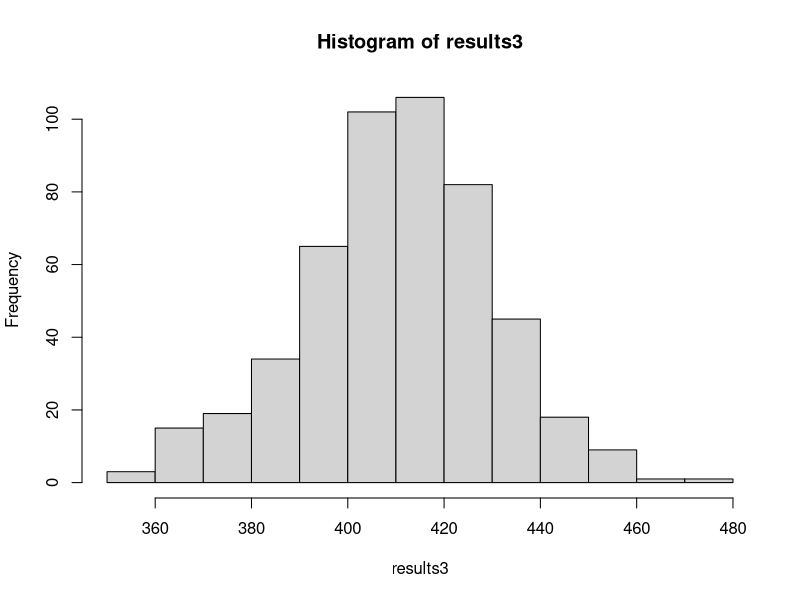

This figure's R source:
## ---- chunk 1
#Distribucion F para averia
t.averia <- function(x=1){
  return((-1/1)*log(runif(x)))
}
#Distribucion G para reparacion
t.repara <- function(x=1){
  return((-1/2)*log(runif(x)))
}
## ---- chunk 2
#Distribucion F para averia
simulacion<- function(n=4, s=3) { #Funcion que realiza una simulacion
  #Se inicializan variables
  t<-0 # Tiempo
  r<-0 # Maquinas dañadas
  tr<-Inf
  #Se crean los tiempos de las averias y se ordenan
  TA<-t.averia(n)
  TA<-sort(TA)
  repeat{
    #Se selecciona el tiempo de la siguiente falla
    tf<-TA[1]
    #Caso 1 - si tiempo de falla menor al de reparacion
    if(tf<tr){
      r<-r+1 #se incrementan reparaciones
      t<-tf #Se actualiza tiempo
      if(r==s+1){
        Tc<-t #El sistema colapsa
        break
      }
      else{
        TA<-sort(c(TA[2:n],(t+t.averia()))) #Se actualizan los tiempos de falla
      }
      if(r==1){
        tr<-t+t.repara() #Si hay una reparacion, se actualiza tiempo de reparacion
      }
    }
    #Caso 2 - Si tiempo de reparacion menor a tiempo de falla
    if(tf>=tr){
      r<-r-1 #se elimina una reparacion
      t<-tr #Se actualiza el tiempo
      if(r>0){ #Si quedan reparaciones
        tr<-t+t.repara() #Se actualiza tiempo de reparacion
      }
      else{
        tr<-Inf #Tiempo de reparacion infinito
      }
    }
    
  }
  #Se retorna tiempo de colapso
  return(Tc)
}

#Funcion para realizar nexp numero de experimentos
experimentos<-function(nexp=100) {
  Tesp<-vector(length=nexp)
  for(i in 1:nexp){
    Tesp[i]<-simulacion()
  }
  return(Tesp)
}
## ---- chunk 3

calculoMediaVar<-function(vectorDatos) {
  #Calculamos la Media Muestral
  k <- length(vectorDatos)
  sum1<-0
  sum2<-0
  for (i in vectorDatos){
    sum1<-sum1 + i
  }
  media<- sum1/k
  #Calculamos la varianza muestral
  for (i in vectorDatos){
    sum2<-sum2+(i-media)^2
  }
  s<-(1/(k-1))*sum2
  # Retirnamos la media, la variazna y los datos con los que se realizaron los calculos
  return(list(m=media, s=s, datos=vectorDatos))
}

## ---- chunk 4
# Calculamos la cantidad de interacciones
# errMax el error maximo permitido
# results lista con la media, variazna y datos del experimento
cantInteracciones<-function(errMax=6/60, results=calculoMediaVar(experimentos())){
  m <- results$m
  s<- results$s
  tesp<-results$datos
  k<- length(tesp)
  while ((sqrt(s)/sqrt(k))>errMax) { #verificamos los promedios tengan un error menor a errMax
    # Si el error maximo no es menor que errMax
    tesp[k+1]<-simulacion() #Se ejecuta una simulacion mas y se guarda
    # Se recalcula la media y la varianza
    mn<- m + ((tesp[k+1]-m)/(k+1))
    s <- (1-(1/k))*s + (k+1)*(mn - m)^2
    m <- mn
    k<-k+1
    # El proceso se repite hasta que el error sea menor 6 minutos
  }
  #Retornamos el promedio de tiempo de espera de colapso y la cantidad de iteracciones con error menor a errMax
  return(list(m=m, iteracciones=length(tesp)))
}
# Cuando el error de menor que 6 minutos se imprimi la cantidad promedio de tiempo de espera y la cantidad de interacciones

## ---- chunk 5
# Calculamos la cantidad de interacciones
# errMax el error maximo permitido
# results lista con la media, variazna y datos del experimento
# interConf el intervalo de confianza de la funcion
cantInteraInterv<-function(errMax=5/60, results=calculoMediaVar(experimentos()), interConf=0.97){
  m <- results$m
  s<- results$s
  tesp<-results$datos
  alpha<-1-interConf
  alphaMed<- alpha/2
  z<-qnorm(1-alphaMed)
  k<- length(tesp)
  while ((2*z*sqrt(s)/sqrt(k))>errMax) { #verificamos los promedios tengan un error menor a errMax
    # Si el error maximo no es menor que errMax
    tesp[k+1]<-simulacion() #Se ejecuta una simulacion mas y se guarda
    # Se recalcula la media y la varianza
    mn<- m + ((tesp[k+1]-m)/(k+1))
    s <- (1-(1/k))*s + (k+1)*(mn - m)^2
    m <- mn
    k<-k+1
    # El proceso se repite hasta que el error sea menor 6 minutos
  }
  #Retornamos el promedio de tiempo de espera de colapso,la cantidad de iteracciones con error menor a errMax y el intervalo
  intervalo<-z*sqrt(results$s)/sqrt(k)
  return(list(m=m, iteracciones=length(tesp), inter=intervalo))
}
## ---- chunk 6
mediaVan<-calculoMediaVar(experimentos(100))
results1<-cantInteracciones(errMax = 6/60, results = mediaVan)
results2<-cantInteraInterv(errMax = 5/60, results = mediaVan, interConf = 0.97)
sprintf("Tiempo promedio de espera de colapso: %f horas", mediaVan$m)
sprintf("Varianza esperada: %f", mediaVan$s)
sprintf("Tiempo promedio de espera de colapso con un error maximo de 6 minutos: %f horas", results1$m)
sprintf("Cantidad de replicas que permiten el calculo de una buena estimacion del Tiempo de espera de colapso con error maximo de 6 minutos: %d replicas", results1$iteracciones)
sprintf("Tiempo promedio de espera de colapso con un error maximo de 5 minutos y un intervalo de confianza de 0.97: %f +- %f horas", results1$m, results2$inter)
sprintf("Cantidad de replicas que permiten el calculo de una buena estimacion del Tiempo de espera de colapso con un error maximo de 5 minutos y un intervalo de confianza de 0.97: %d replicas", results2$iteracciones)
## ---- chunk 7

#Como evoluciona el sistema en un Tiempo especifico en horas
servidor<-function(Tmax, lambda){
  tls<-tiempoLlegada(Tmax, lambda) # Vector con los tiempos de llegada del cliente
  tls[length(tls)+1]<-Inf
  t<-0 #Tiempo 
  n<-0 #numero de clientes en el sistema
  nl<-0 #Contador de llegadas al sistema
  np<-0 #contador de clientes que abandonan el sistema
  ns<-0 #Contador de salidas exitosas del sistema
  nse<-0 #Contador de servicios exitosos
  TA<-vector() #Vector de tiempos de atencion del cliente
  IS<- vector() #Vector de instantes de salida
  CS<-vector() #Vector de clientes en el sistema
  TSE<-vector() #Vector de tiempo de servicio exitosos
  TPC<-vector() #Vector de tiempo de perdida de cliente
  TAC<-0 #Tiempo despues de haber pasado Tmax
  
  #Lista de suscesos
  tl<-tls[1]
  ts<-Inf
  tcs<-vector() #Tiempos de los clientes en el sistema
  tp<-0 #Inicializamos el tiempo de espera del cliente antes de irse en 0
  tsc<-0 #Inicializamos un tiempo de servicio exitoso o completado en O
  
  j<-1
  i<-1
  repeat{
    #Caso 1: Cliente llega al sistema cuando esta vacio (no hay cola)
    if(n==0){
      if((tl!=Inf)&(tl<=ts)&(tl<=Tmax)){
        t<-tl #Asignamos el tiempo de llegada a nuestra variable t
        nl<-nl+1 #Aumentamos el numero de llegadas
        tp<-0
        tsc<-tl
        TSE[1]<-tsc #Guardamos el tiempo de servicio completado
        TPC[1]<-tp #Guardamos el tiempo de espera
        i<-i+1
        tl<-tls[i]
        n<-n+1
        CS[length(CS)+1]<-n
        if(n==1){
          TA[j]<-F()
          ts<-t+TA[j]
          j<-j+1
          nse<-nse+1
        }
      }
    }
    
    #Caso 2: Hay Cola en el sistema
    if((n>0) & tl!=Inf){
      t<-tl
      tp<-F() #Generamos el tiempo de espera
      tsc<-tl+tp #Actualizamos el tiempo de servicio completado
      TSE[i]<-tsc #Guardamos el tiempo de servicio completado
      TPC[i]<-tp #Guardamos el tiempo de espera
      nl<-nl+1
      i<-i+1
      tl<-tls[i]
      n<-n+1
      CS[length(CS)+1]<-n
      if((tsc<=ts) & (tsc<=Tmax)){
        if(n>1){
          TA[j]<-G()
          ts<-tsc+TA[j]
          j<-j+1
          nse<-nse+1
        }
      }
    }
    
    #Caso 3: Cliente abandona el sistema
    if((tl!=Inf)&(tp != 0) & (tsc != tl)){
      if((tsc>ts) & (tsc<=Tmax)){
        t<-ts
        ns<-ns+1
        n<-n-1
        CS[length(CS)+1]<-n
        np<-np+1 #actualizamos el numero de clientes perdidos
        IS[ns]<-t
        tcs[ns]<-IS[ns]-tls[ns]
        if(n==0) ts<-Inf
        if(n>0){
          TA[j]<-G()
          ts<-t+TA[j]
          j<-j+1
        }
      }
    }
    
    #Caso 4: el tiempo de llegada es mayor que el tiempo de salida
    if((ts<=tl) & (ts<=Tmax)){
      t<-ts
      ns<-ns+1
      n<-n-1
      CS[length(CS)+1]<-n
      IS[ns]<-t
      tcs[ns]<-IS[ns]-tls[ns]
      if(n==0) ts<-Inf
      if(n>0){
        TA[j]<-G()
        ts<-t+TA[j]
        j<-j+1
      }
    }
    
    #Caso 5: Despues del tiempo maximo del experimento 
    if(min(tl,ts)>Tmax){
      if(n>0){ #hay clientes en el sistema
        t<-ts
        ns<-ns+1
        n<-n-1
        CS[length(CS)+1]<-n
        IS[ns]<-t
        tcs[ns]<-IS[ns]-tls[ns]
        if(n>0){
          TA[j]<-G()
          ts<-t+TA[j]
          j<-j+1
        }
      }
      if(n==0){ #No quedan clientes en el sistema
        TAC<-max(t-Tmax,0)
        break
      }
    }
    
  }
  if(ts==Inf) ts<-t
  resultados<-list(Tiempos_Llegadas=tls,
                   Total_llegadas=nl,
                   Numero_clientes_perdidos=np,
                   Total_salidas=ns,
                   Total_exitos=nse,
                   Tiempos_Atencion=TA,
                   Instantes_Salida=IS,
                   N_Clientes_Sistema=CS,
                   Tiempos_Servicio_exitoso=TSE,
                   Tiempos_Perdida_clientes=TPC,
                   Tiempo_despues_Tmax=TAC,
                   Tiempo_clientes_sistema=tcs)
  return(resultados)
}
## ---- chunk 8
# Funcion para calcular el tiempo de llegada y recibe como parametro
# Tmax, Tiempo maximo del expirimento
# lamb, lambda de la distribucion de Poisson
# Lambda funcion lambda para el proceso de poisson no homogeneo
tiempoLlegada<-function(Tmax, lamb){
  S<-vector() # Vector Tiempo de llegada
  t<-0; I<-0
  repeat {
    u1<-runif(1)
    t<-t-(log(u1)/lamb)
    if(t>Tmax){
      break
    } 
    #Asumiendo que el proceso es homogeneo
    I<-I+1
    S[I] <- t
  }
  return(S)
}

F<-function(){ #Redefinimos las función
  return(runif(1,0,5))
}
G<-function(){ #Redefinimos la función
  return((-1/4)*log(runif(1)))
}
results3<-vector()
for(i in 1:500){
  sv<-servidor(100,5)
  results3[i]=sv$Numero_clientes_perdidos
}
mediaVanSer<-calculoMediaVar(results3)
hist(results3)
sprintf("El promedio de clientes perdidos en un tiempo T=100 horas de %d clientes", floor(mediaVanSer$m))
## ---- chunk 9
#Primero tomamos el valor de desviación estandar dado en medianVanSer$s y lo dividimos en la raiz cuadrada de los datos entregados, luego se procede a multiplizar el z_alpha/2 por ese error estimado
errorEstimado<-sqrt(mediaVanSer$s)/sqrt(length(mediaVanSer$datos)) 
errMaximo<-2.576*errorEstimado
result4<-cantInteraInterv(errMax = errMaximo, results = mediaVanSer, interConf = 0.99)
sprintf("El promedio de clientes perdidos durante 100 horas y un error %f y un intervalo de confianza de %d%% es de %d +- %f clientes",errMaximo,99, floor(mediaVanSer$m), result4$inter)
